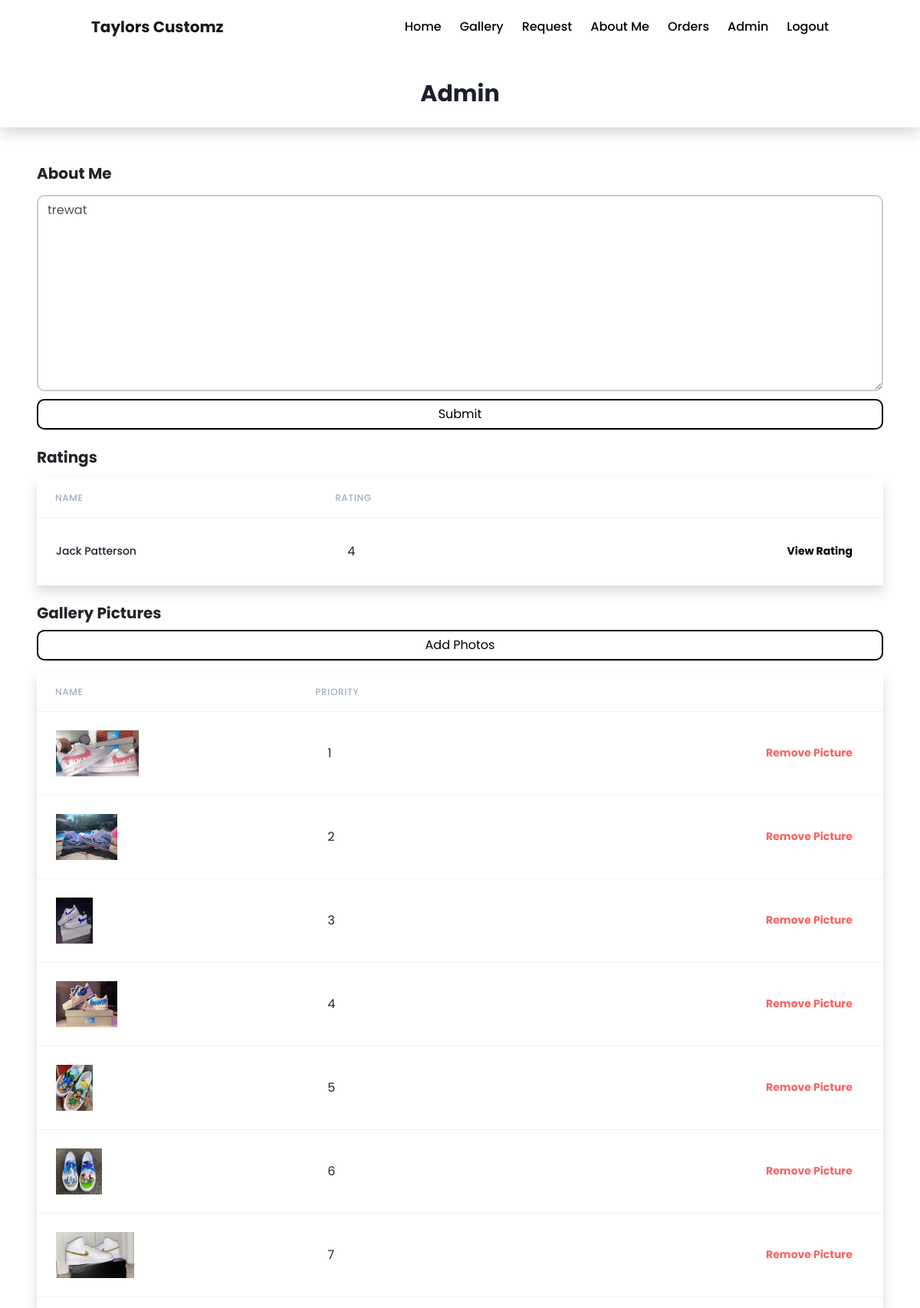
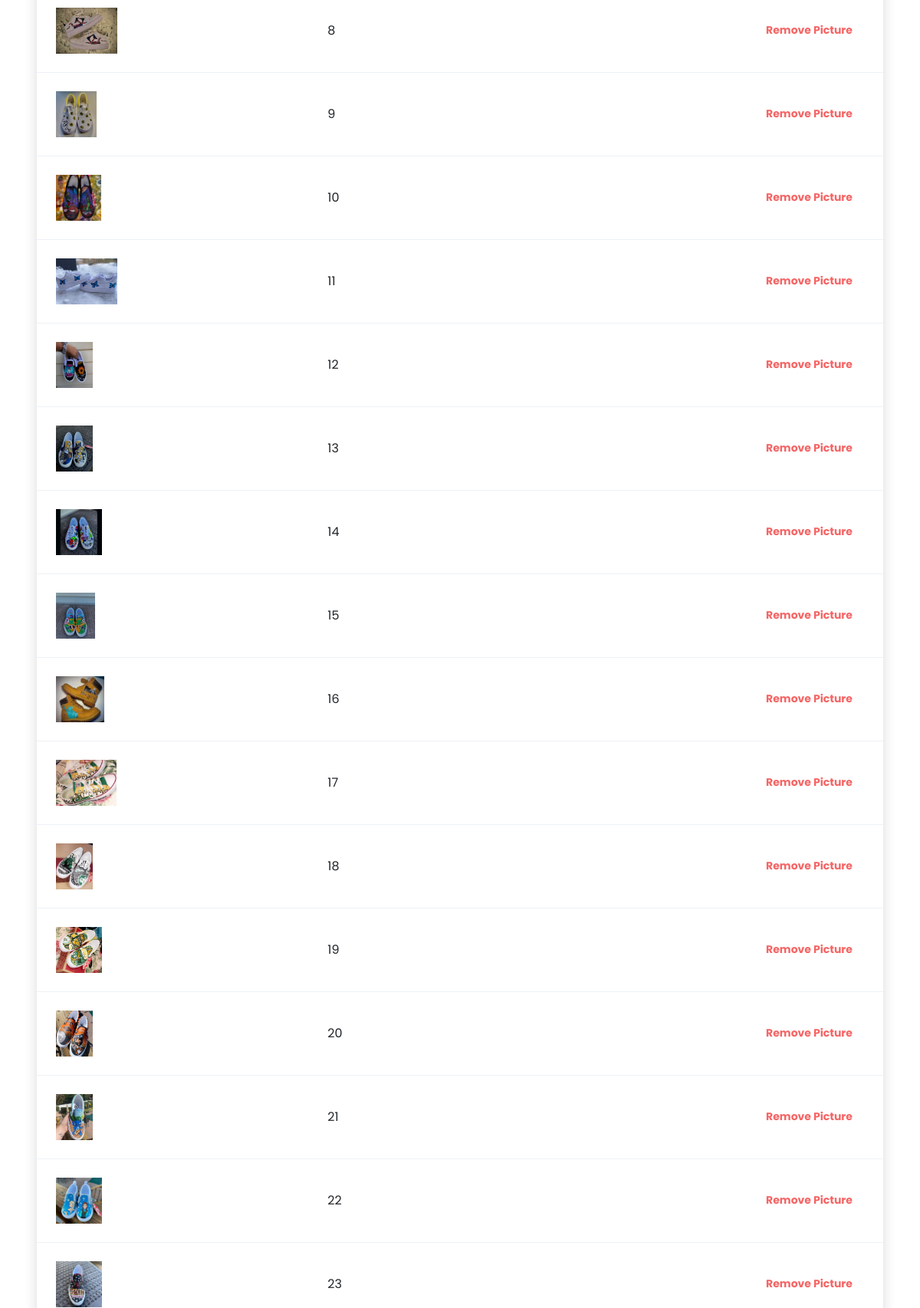
/data/dashboard (signed in, upper part), run on the app's committed database (2 pictures, top to bottom).
### users/models.py (models this page shows, shortened)
class Reviews(models.Model):
    first_name = models.CharField(max_length=200)
    last_name = models.CharField(max_length=200)
    message = models.CharField(max_length=500)
    rating = models.IntegerField(verbose_name="Rating")
    active = models.BooleanField(default=False)

class Pictures(models.Model):
    priority = models.IntegerField(verbose_name="Rating")
    picture = models.ImageField(upload_to='media/gallery', blank=True, null=True)

### users/views.py (the view, shortened to what this page needs)
# urls.py: path('data/dashboard', views.admin, name='admin-dash'),
@login_required
def admin(request):
    aboutMe = AboutMe.objects.get(active=True).description
    pictures = Pictures.objects.all()
    reviews = Reviews.objects.all()
    form = AboutMeForm(request.POST)
    context = {
        'form': form,
        'data': aboutMe,
        'reviews':  reviews,
        'pictures': pictures
    }
    return render(request, 'users/admin.html', context)

### users/forms.py
class AboutMeForm(forms.ModelForm):
	description = forms.CharField(widget=forms.Textarea(
		attrs={
			'class': 'form-control',
			'placeholder': 'About Me Message',
			'id': 'about-msg'
		}
	))
	class Meta:
		model = AboutMe
		exclude = ('active',)

### users/templates/users/admin.html (shortened to what this page needs)
{% extends 'users/base.html' %}
{% block styles %}
<link rel='stylesheet' href='../../static/users/assets/css/request.css'>
{% endblock styles %}
{% block content %}
<div class='p-5'>
    <h1 class='text-xl font-weight-bold mb-3'>About Me</h1>
    <div>
        <form method='POST'>
            {{form.description}}
            <button data-action='submit' type="submit" id='req-sbmt' class="btn btn-primary">Submit</button>
        </form>
    </div>
    <h1 class='text-xl font-weight-bold mt-4 mb-3'>Ratings</h1>
    <div class='bg-white shadow '>
        <table class="min-w-full divide-y divide-gray-200">
            <thead class="bg-gray-50">
                <tr>
                    <th scope="col"
                        class="px-6 py-3 text-left text-xs font-medium text-gray-500 uppercase tracking-wider ">
                        Name
                    </th>
                    <th scope="col"
                        class="px-6 py-3 text-left text-xs font-medium text-gray-500 uppercase tracking-wider">
                        Rating
                    </th>
                </tr>
            </thead>
            <tbody class="bg-white divide-y divide-gray-200">
                {% for r in reviews %}
                <tr class='transition-all hover:bg-gray-100 hover:m-5'>
                    <td class="py-4 whitespace-nowrap ">
                        <div class="flex items-center">
                            <div class="ml-4">
                                <div class="text-sm font-medium text-gray-900">
                                    {{r.first_name.capitalize}} {{r.last_name.capitalize}}
                                </div>
                            </div>
                        </div>
                    </td>
                    <td style='padding-left: 40px;'>{{r.rating}}</td>
                    <td></td>
                    <td></td>
                    <td class="px-6 py-4 whitespace-nowrap text-right text-sm font-medium">
                        <button onclick='window.location.href=href="{% url 'rating-review' r.id %}"'
                            class="transition-all h-10 items-center px-3 font-bold text-black hover:text-white hover:bg-black rounded-lg hover:shadow-lg hover:m-4 focus:bg-gray-700">View
                            Rating</button>
                    </td>
                </tr>
                {% endfor %}
            </tbody>
        </table>
    </div>
    <h1 class='text-xl font-weight-bold mt-4'>Gallery Pictures</h1>
    <button data-action='submit' id='req-sbmt' class="btn btn-primary" onclick='window.location.href=href="{% url 'picture-upload'%}"'>Add Photos</button>
    <div class='bg-white shadow mt-3'>
        <table class="min-w-full divide-y divide-gray-200">
            <thead class="bg-gray-50">
                <tr>
                    <th scope="col"
                        class="px-6 py-3 text-left text-xs font-medium text-gray-500 uppercase tracking-wider ">
                        Name
                    </th>
                    <th scope="col"
                        class="px-6 py-3 text-left text-xs font-medium text-gray-500 uppercase tracking-wider">
                        Priority
                    </th>
                </tr>
            </thead>
            <tbody class="bg-white divide-y divide-gray-200">
                {% for p in pictures %}
                <tr class='transition-all hover:bg-gray-100 hover:m-5'>
                    <td class="py-4 whitespace-nowrap ">
                        <div class="flex items-center">
                            <div class="ml-4">
                                <div class="text-sm font-medium text-gray-900">
                                    <img src='../../../media/{{p.picture}}' style='height: 60px;'>
                                </div>
                            </div>
                        </div>
                    </td>
                    <td style='padding-left: 40px;'>{{p.priority}}</td>
                    <td></td>
                    <td></td>
                    <td class="px-6 py-4 whitespace-nowrap text-right text-sm font-medium">
                        <button onclick='window.location.href=href="{% url 'picture-remove' p.id %}"'
                            class="transition-all h-10 items-center px-3 font-bold text-red-500  hover:bg-black rounded-lg hover:shadow-lg hover:m-4 focus:bg-gray-700">Remove
                            Picture</button>
                    </td>
                </tr>
                {% endfor %}
            </tbody>
        </table>
    </div>
</div>
{% endblock content %}

### users/static/users/assets/css/index.css (style rules this page uses)
body { font-family: 'Poppins', sans-serif; }
#req-sbmt { background-color: transparent; color: black; border-radius: 10px; -webkit-border-radius: 10px; -moz-border-radius: 10px; -ms-border-radius: 10px; -o-border-radius: 10px; border: solid 2px black; width: 100%; margin-top: 10px; }

### users/static/users/assets/css/request.css (style rules this page uses)
.form-control { border-radius: 10px; margin-top: 10px; background-color: transparent; border: 2px solid #CCCCCC; height: 50px; }
* { box-sizing: border-box; }

### users/templates/users/base.html (style rules this page uses)
body { font-family: 'Poppins'; scroll-behavior: smooth; }

### data on the page
Reviews: first_name "Jack", last_name "Patterson", rating "4"
Pictures: picture (picture), priority "1"
Pictures: picture (picture), priority "2"
Pictures: picture (picture), priority "3"
Pictures: picture (picture), priority "4"
Pictures: picture (picture), priority "5"
Pictures: picture (picture), priority "6"
Pictures: picture (picture), priority "7"
Pictures: picture (picture), priority "8"
Pictures: picture (picture), priority "9"
Pictures: picture (picture), priority "10"
Pictures: picture (picture), priority "11"
Pictures: picture (picture), priority "12"
Pictures: picture (picture), priority "13"
Pictures: picture (picture), priority "14"
Pictures: picture (picture), priority "15"
Pictures: picture (picture), priority "16"
Pictures: picture (picture), priority "17"
Pictures: picture (picture), priority "18"
Pictures: picture (picture), priority "19"
Pictures: picture (picture), priority "20"
Pictures: picture (picture), priority "21"
Pictures: picture (picture), priority "22"
Pictures: picture (picture), priority "23"
